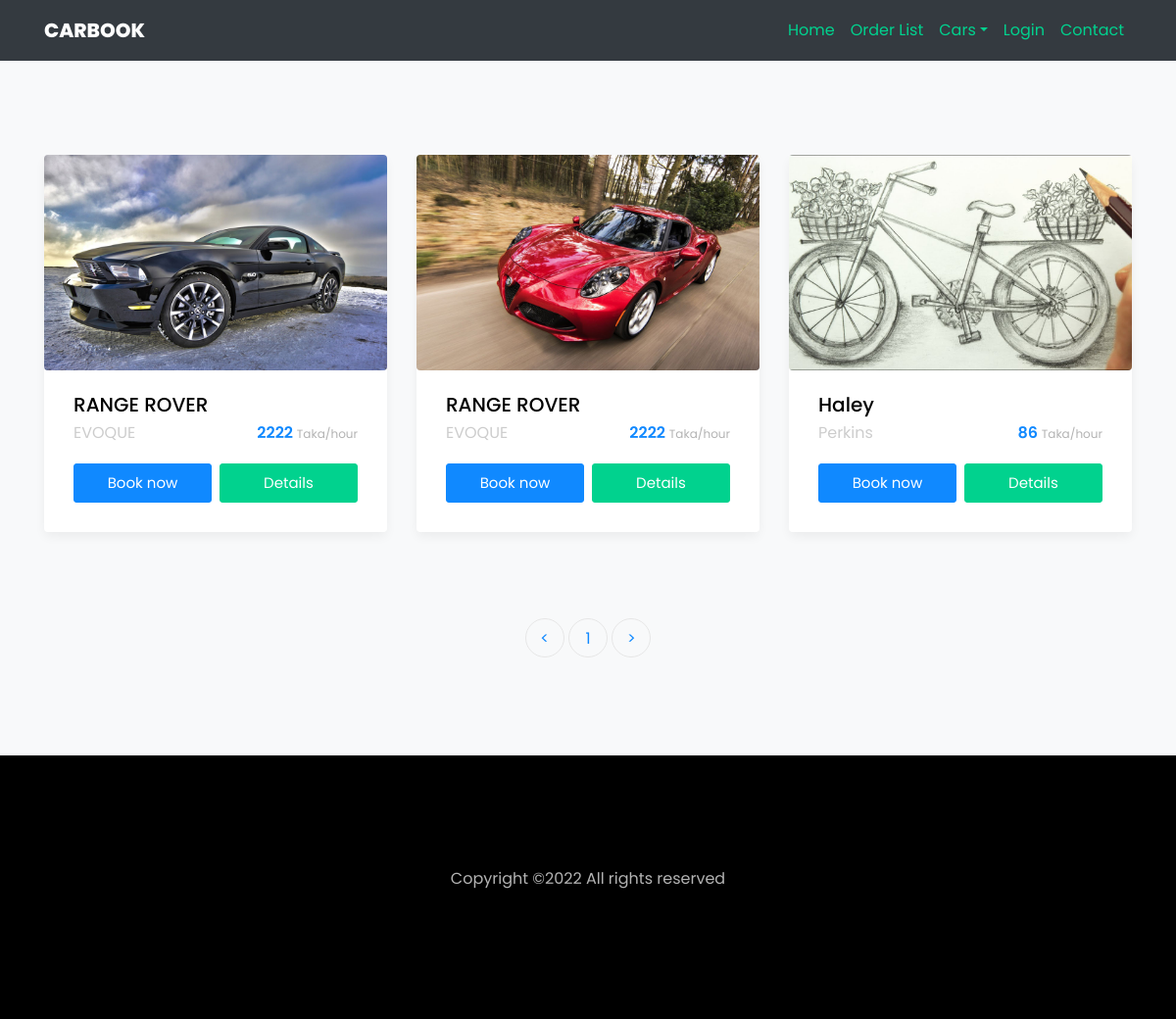
The app's page /car.php with its own data.
### tables this page shows
CREATE TABLE `cars` (
  `id` int(11) NOT NULL,
  `cat_id` int(11) NOT NULL,
  `name` varchar(200) NOT NULL,
  `model` varchar(200) NOT NULL,
  `mileage` varchar(200) NOT NULL,
  `seats` int(11) NOT NULL,
  `fuel` varchar(200) NOT NULL,
  `service_charge` varchar(200) NOT NULL,
  `driver_food_charge` varchar(200) NOT NULL,
  `description` text NOT NULL,
  `image` varchar(155) NOT NULL,
  `transmission` varchar(155) NOT NULL DEFAULT 'Manual',
  `airconditions` tinytext NOT NULL,
  `child_seat` tinytext NOT NULL,
  `gps` tinyint(4) NOT NULL,
  `luggage` tinytext NOT NULL,
  `music` tinytext NOT NULL,
  `seat_belt` tinyint(4) NOT NULL,
  `sleeping_bed` tinyint(4) NOT NULL,
  `water` tinyint(4) NOT NULL,
  `bluetooth` tinyint(4) NOT NULL,
  `onboard_computer` tinyint(4) NOT NULL,
  `audio_input` tinyint(4) NOT NULL,
  `long_term_trips` tinyint(4) NOT NULL,
  `car_kit` tinyint(4) NOT NULL,
  `remote_central_locking` tinyint(4) NOT NULL,
  `climate_control` tinyint(4) NOT NULL,
  `flag` tinyint(4) NOT NULL,
  `created_at` timestamp NOT NULL DEFAULT current_timestamp()
);

### car.php (the view, shortened to what this page needs)
<?php
include 'header.php';
?>
<section class="ftco-section bg-light">
  <div class="container">
    <div class="row">
      <?php
      if (isset($_GET['pageno'])) {
        $pageno = $_GET['pageno'];
      } else {
        $pageno = 1;
      }
      $no_of_records_per_page = 12;
      $offset = ($pageno - 1) * $no_of_records_per_page;
      if (isset($_GET['catid'])) {
        $catid = $_GET['catid'];
        $total_pages_sql = "SELECT COUNT(*) FROM cars where  cat_id = $catid and flag=0 ";
      } else {
        $total_pages_sql = "SELECT COUNT(*) FROM cars where flag=0 ";
      }
      $result = mysqli_query($con, $total_pages_sql);
      $total_rows = mysqli_fetch_array($result)[0];
      $total_pages = ceil($total_rows / $no_of_records_per_page);
      if (isset($_GET['catid'])) {
        $catid = $_GET['catid'];
        $sqls = "SELECT * FROM cars where cat_id = $catid and flag=0 LIMIT $offset, $no_of_records_per_page";
      } else {
        $sqls = "SELECT * FROM cars where flag=0 LIMIT $offset, $no_of_records_per_page";
      }
      $res_data = mysqli_query($con, $sqls);
      if ($res_data->num_rows > 0) {
        foreach ($res_data as $key => $value) {
      ?>
          <div class="col-md-4">
            <div class="car-wrap rounded ftco-animate">
              <div class="img rounded d-flex align-items-end" style="background-image: url(<?php echo $value['image']; ?>);">
              </div>
              <div class="text">
                <h2 class="mb-0"><a href="car-single.php?carid=<?php echo $value['id']; ?>"><?php echo $value['name']; ?></a></h2>
                <div class="d-flex mb-3">
                  <span class="cat"><?php echo $value['model']; ?></span>
                  <p class="price ml-auto"><?php echo $value['service_charge']; ?> <span>Taka/hour</span></p>
                </div>
                <p class="d-flex mb-0 d-block"><a href="order.php?carid=<?php echo $value['id']; ?>" class="btn btn-primary py-2 mr-1">Book now</a> <a href="car-single.php?carid=<?php echo $value['id']; ?>" class="btn btn-secondary py-2 ml-1">Details</a></p>
              </div>
            </div>
          </div>
      <?php }
      } ?>
    </div>
    <div class="row mt-5">
      <div class="col text-center">
        <div class="block-27">
          <?php
          if (isset($_GET['catid'])) {
            $catid = $_GET['catid']; ?>
            <ul>
              <li><a href="?catid=<?php echo $catid; ?>&pageno=1">&lt;</a></li>
              <li class="">
                <?php
                for ($i = 1; $i <= $total_pages; $i++) { ?>
              <li><a href="?catid=<?php echo $catid; ?>&pageno=<?php echo $i; ?>"><?php echo $i; ?></a></li>
            <?php  }
            ?>
            <a href=""></a>
            </li>
            <li><a href="?catid=<?php echo $catid; ?>&pageno=<?php echo $total_pages; ?>">&gt;</a></li>
            </ul>
          <?php } else { ?>
            <ul>
              <li><a href="?pageno=1">&lt;</a></li>
              <li class="">
                <?php
                for ($i = 1; $i <= $total_pages; $i++) { ?>
              <li><a href="?pageno=<?php echo $i; ?>"><?php echo $i; ?></a></li>
            <?php  }
            ?>
            </li>
            <li><a href="?pageno=<?php echo $total_pages; ?>">&gt;</a></li>
            </ul>
          <?php }  ?>
        </div>
      </div>
    </div>
  </div>
</section>
<?php include 'footer.php'; ?>

### records on screen
cars: image (picture), name "RANGE ROVER", model "EVOQUE", service_charge "2222"
cars: image (picture), name "RANGE ROVER", model "EVOQUE", service_charge "2222"
cars: image (picture), name "Haley", model "Perkins", service_charge "86"
